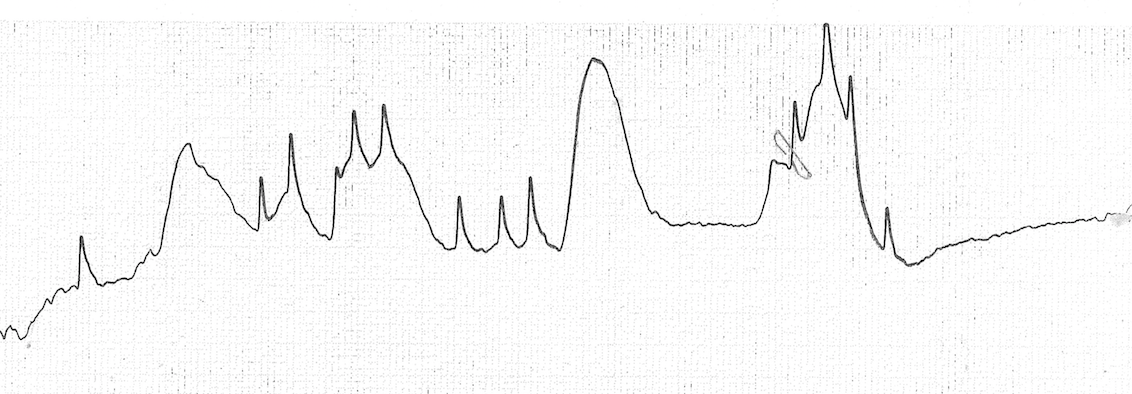
#> input picture im2/fig1.png, 1132 x 394 px
$ jupyter execute ENG-1.ipynb
#> lines starting #> are read from the running program, lines starting #| are printed output that depends on the picture
# ENG Digitalization

# Thie is ...

[cell 1]
from sklearn.svm import SVR

[cell 2]
import matplotlib.pyplot as plt
import matplotlib.image as mpimg
import numpy as np

### Read and Show the original color image

[cell 3]
img=mpimg.imread('fig1.png')
#> img is the input picture: shape (394, 1132, 4) float32; mean R, G, B, A 0.974, 0.974, 0.974, 1

[cell 4]
imgplot = plt.imshow(img)

[cell 5]
img.shape
#> Out = (394, 1132, 4)

### Color to Gray

[cell 6]
import numpy as np

def rgb2gray(rgb):

    r, g, b = rgb[:,:,0], rgb[:,:,1], rgb[:,:,2]
    gray = 0.2989 * r + 0.5870 * g + 0.1140 * b

    return gray

[cell 7]
img=rgb2gray(img)

[cell 8]
img.shape
#> Out = (394, 1132)

[cell 9]
imgplot = plt.imshow(img,cmap='gray')

### Exploring the Histogram of each column (by hand)

[cell 10]
img=1-img
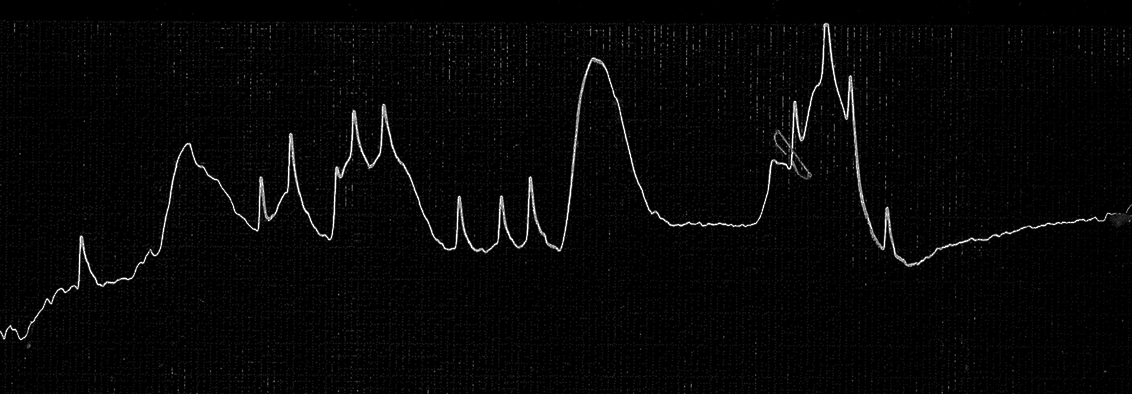
#> img: shape (394, 1132) float32; min 0.0001, max 1, mean 0.0257

[cell 11]
histogram = img[:,0]
#> histogram = 394 values, max 0.855 at index 331, min 0.0001 at index 0, mean 0.0204
plt.plot(histogram)
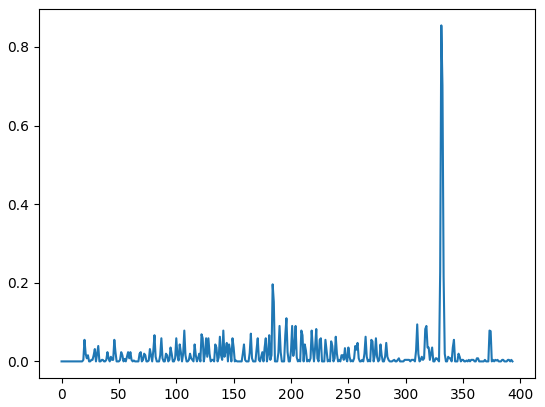
#> figure drawn by matplotlib, 1 panel; curve peaks at x = 331, y = 0.855

### Collect and Plot the Peaks of each column

[cell 12]
peaks=[]

[cell 13]
for i in range(1132):
    histogram = img[:,i]
    #plt.plot(histogram)
    pk = np.argmax(histogram[:])
    peaks.append(394-pk)
#> this loop made 1132 passes
#> pk on passes 1 to 3: 331, 333, 335
#> after the loop, peaks = 1132 values, max 371 at index 825, min 55 at index 20, mean 183.6

[cell 14]
plt.plot(peaks[0:11350], 'b-')
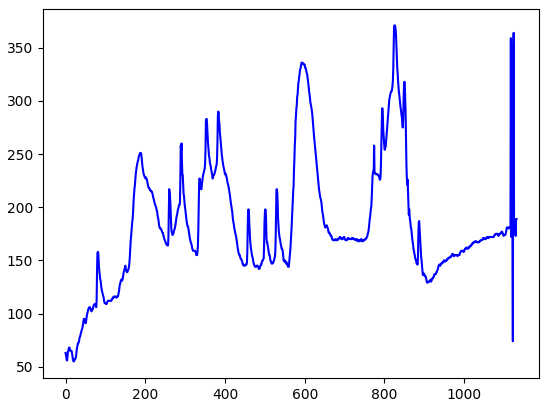
#> figure drawn by matplotlib, 1 panel; curve peaks at x = 825, y = 371

### Define a Gaussian Function

The Gaussian function can be applied to a vector.

[cell 15]
from matplotlib import pyplot as plt
import numpy as np
import math
def gaussian(x, mu,sigma):
    #return np.exp(-sigma*np.power((x - mu), 2.))
    return np.exp(-np.power((x-mu),2.)/(2*sigma*sigma))

[cell 16]
x=[100,190,200,210,300]
x=np.asarray(x)

[cell 17]
gaussian(x,200,10)

[cell 18]
plt.plot(gaussian(x,200,20))
plt.title(r"Gaussian window ($\sigma$=10)")
plt.ylabel("Amplitude")
plt.xlabel("Sample")
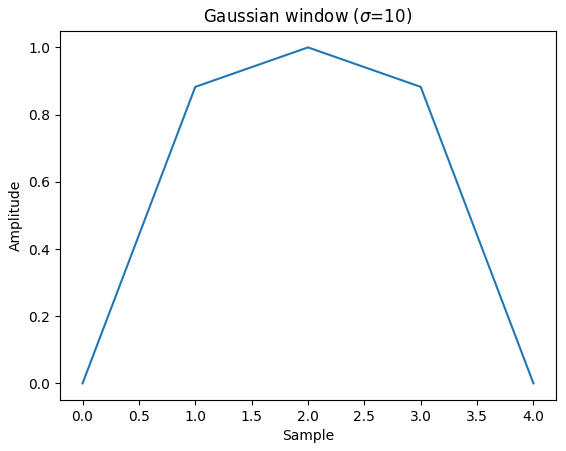
#> figure drawn by matplotlib, 1 panel

### Using Gaussian function as a Filter

[cell 19]
x=[0,100,200,210]
x=np.asarray(x)

[cell 20]
gaussian(100,200,20)
